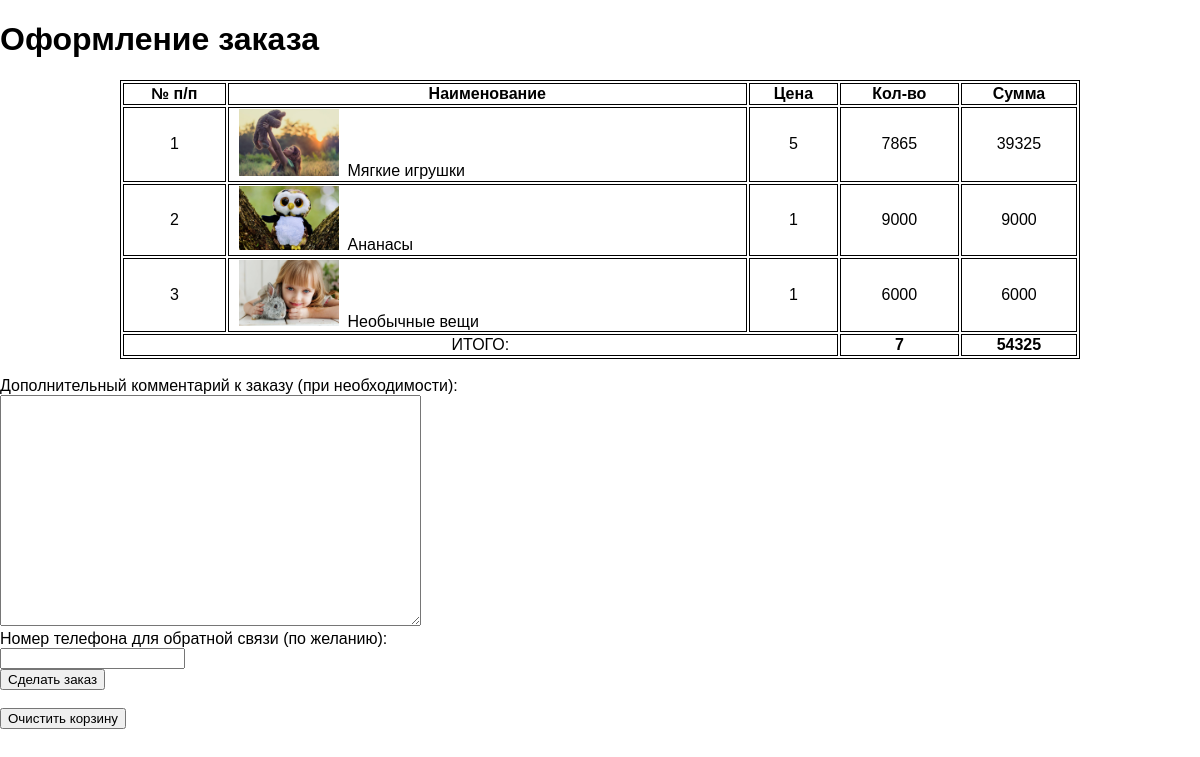
Page /order.php (signed in) on the committed database.
### tables this page shows
CREATE TABLE `baskets` (
  `id` int(11) NOT NULL,
  `id_users` int(11) NOT NULL,
  `id_product` int(11) NOT NULL,
  `count` smallint(6) NOT NULL
);

CREATE TABLE `products` (
  `id` int(11) NOT NULL,
  `name` varchar(50) NOT NULL,
  `text` text NOT NULL,
  `price` mediumint(9) NOT NULL,
  `manufacture` varchar(30) NOT NULL,
  `path` varchar(100) NOT NULL
);

### order.php (the view, shortened to what this page needs)
<?php
$tpl = file_get_contents('order.tpl');
require_once("config.php");
if ($_SESSION['login']) {
    $table = "<table class='table'><tr>
                <th>№ п/п</th>
                <th>Наименование</th>
                <th>Цена</th>
                <th>Кол-во</th>
                <th>Сумма</th>
                </tr>";
    $login = $_SESSION['login'];
    $query =    "SELECT products.path as path, products.id as id, baskets.count as count, products.name as name, products.price as price
                FROM users,baskets,products WHERE ((users.id=baskets.id_users)AND(products.id=baskets.id_product)
                AND(users.login='$login'))";
    $result = mysqli_query($connect, $query) or die ("Error: ". mysqli_error($connect));
    $countAllProducts = 0;
    $summAllProducts = 0;
    $count = 1;
    while($data = mysqli_fetch_assoc($result)){
        $table .="<tr align='center'>
                <td>".$count++."</td>
                <td align='left'>&nbsp;&nbsp;<img width='100' heigth='66' src='".$data['path']."'>&nbsp;&nbsp;".$data['name']."</td>
                <td>".$data['count']."</td>
                <td>".$data['price']."</td>
                <td>".((int)$data['count'] * (int)$data['price'])."</td>
                </tr>";
        $countAllProducts += $data['count'];
        $summAllProducts += ((int)$data['count'] * (int)$data['price']);
    }
    $table .="<tr align='center'>
            <td colspan='3'>ИТОГО:</td>
            <td><b>$countAllProducts</b></td>
            <td><b>$summAllProducts</b></td>
            </tr>";
    $table .="</table><br>
                <form action='order2.php' method='POST'>
                Дополнительный комментарий к заказу (при необходимости):<br><textarea name='text' cols='50' rows='15'>
                </textarea><br>
                Номер телефона для обратной связи (по желанию):<br>
                <input type='text' name='phone'>
                <br>
                <input type='submit' value='Сделать заказ'>
                </form><br>
                <form action='clear_basket.php' method='POST'>
                <input type='submit' value='Очистить корзину'>
                </form>
    ";
}else{
    $table = "Вы не авторизованы на сайте.";
}
$patterns = ['/{table}/'];
$replace = [$table];
echo preg_replace($patterns, $replace, $tpl);

### style.css (style rules this page uses)
body { margin: 0; padding: 0; font-family: Arial, Helvetica, sans-serif; }
.container { margin: 0 auto; width: 1200px; position: relative; }
.table { width: 80%; border: 1px solid #000; font-family: 'Franklin Gothic Medium', 'Arial Narrow', Arial, sans-serif; margin: 0 auto; }
.table td, .table th { border: 1px solid #000; }

### rows in the picture
baskets: id_product.path (picture), id_product.name "Мягкие игрушки", count "5", id_product.price "7865", (int)$data['count']*(int)$data['price'] "39325"
baskets: id_product.path (picture), id_product.name "Ананасы", count "1", id_product.price "9000", (int)$data['count']*(int)$data['price'] "9000"
baskets: id_product.path (picture), id_product.name "Необычные вещи", count "1", id_product.price "6000", (int)$data['count']*(int)$data['price'] "6000"

### other values in the picture
preg_replace($patterns, $replace, $tpl) "Оформление заказа"
$countAllProducts "7"
$summAllProducts "54325"
